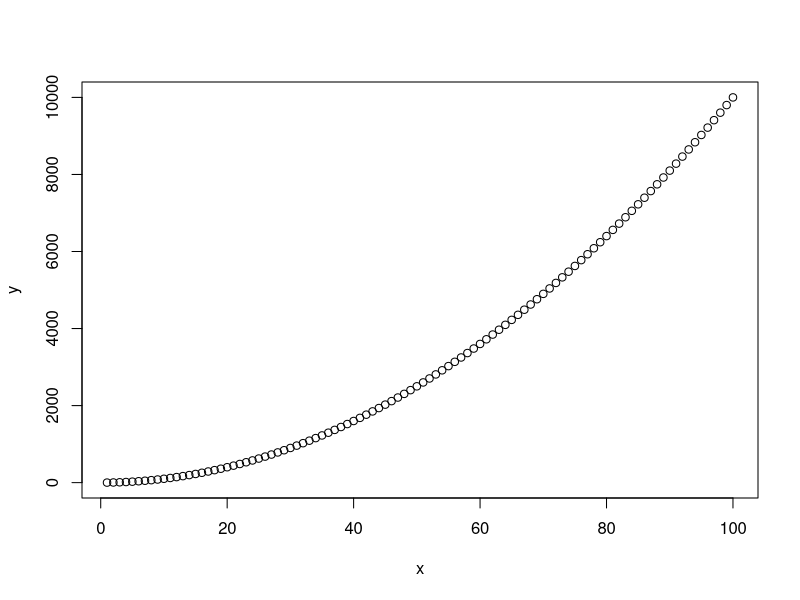
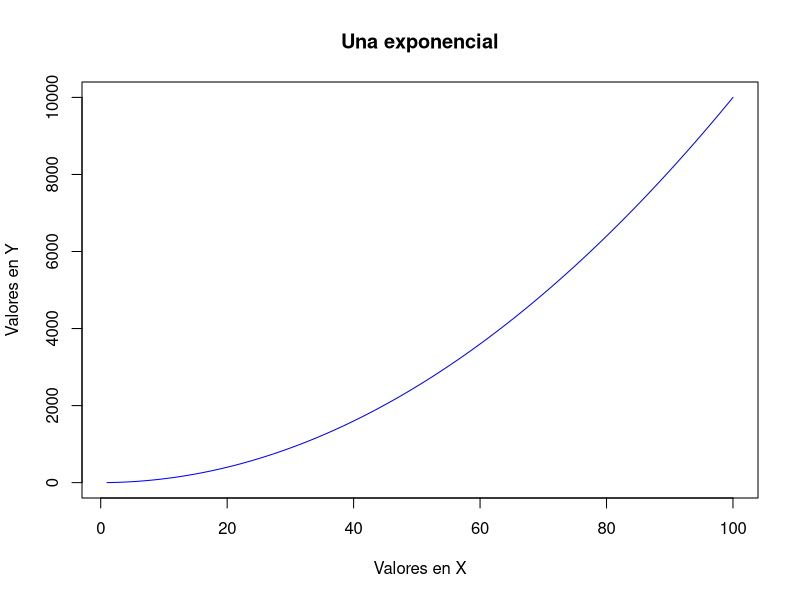
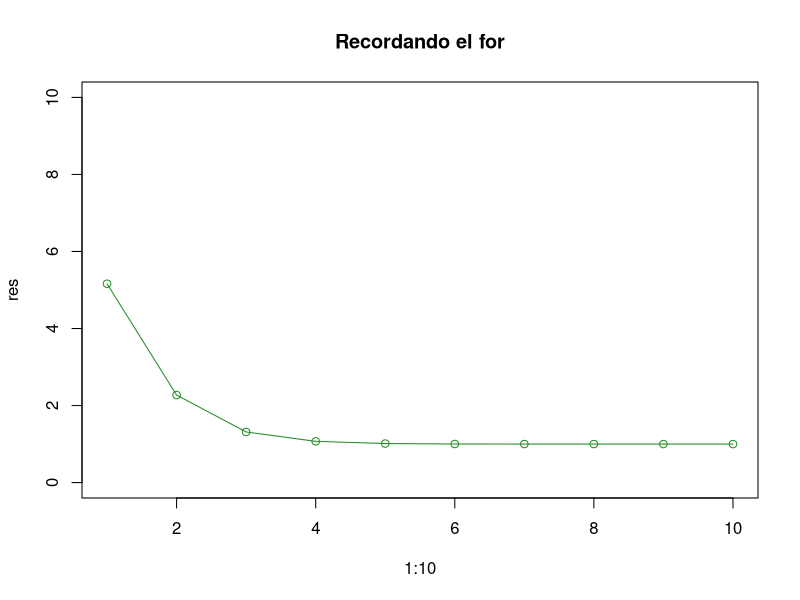
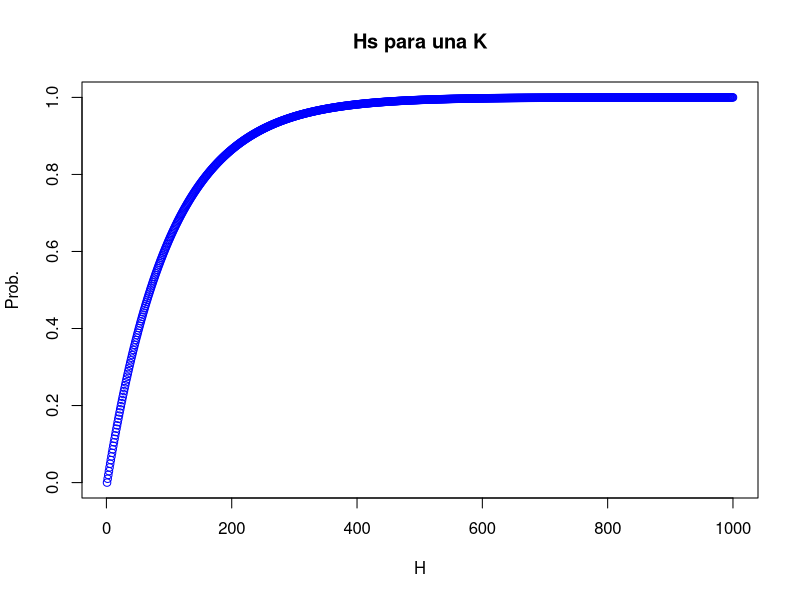
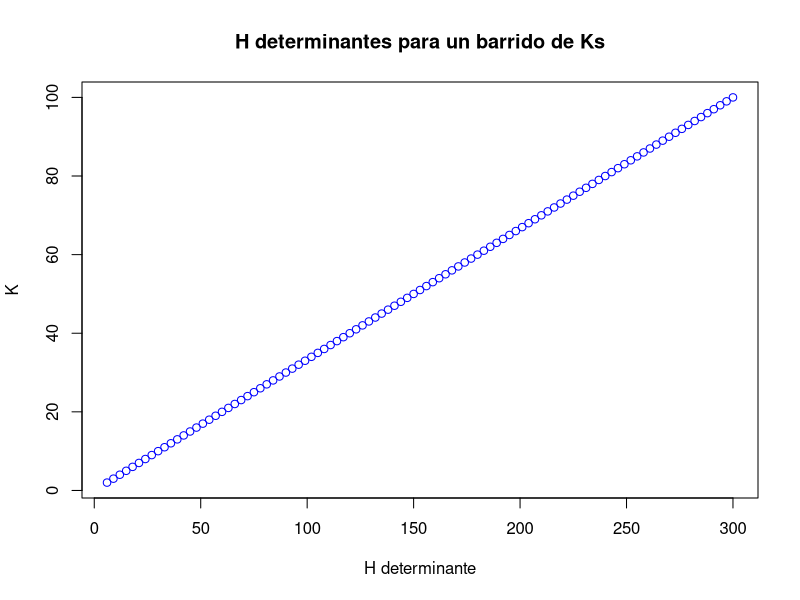

Reproduce these figures in R, in order.
###################################################
### chunk number 1: 
###################################################
options(width=40)


###################################################
### chunk number 2: 
###################################################
x <- 1:100
y <- (1:100)^2


###################################################
### chunk number 3:  eval=FALSE
###################################################
## plot(x, y)


###################################################
### chunk number 4: 
###################################################
plot(x, y)


###################################################
### chunk number 5:  eval=FALSE
###################################################
## plot(x, y, main="Una exponencial", ylab="Valores en Y", xlab="Valores en X", col="blue", type="l")


###################################################
### chunk number 6: 
###################################################
plot(x, y, main="Una exponencial", ylab="Valores en Y", xlab="Valores en X", col="blue", type="l")


###################################################
### chunk number 7: 
###################################################
res <- NULL
for (i in 1:10) {
	if (i == 1) {
		res <- c(res, runif(1, 0, 10))
	} else {
		res <- c(res, res[i-1] ^ (1/i))
	}
}


###################################################
### chunk number 8:  eval=FALSE
###################################################
## plot (1:10, res, main="Recordando el for", type="o", ylim=c(0,10), col="forestgreen")


###################################################
### chunk number 9: 
###################################################
plot (1:10, res, main="Recordando el for", type="o", ylim=c(0,10), col="forestgreen")


###################################################
### chunk number 10: 
###################################################
res.k <- NULL
for (k in 2:100) {
	res.h <- NULL
	for (h in 1:1000) {
		no.salir <- NULL
		for (i in 1:k) { no.salir <- c(no.salir, (1- 1/k) ^ h)}
		res.h <- c(res.h, 1- ( sum(no.salir) / (k-1) ) )
	}
	res.k <- c(res.k, which(res.h >= 0.95)[1])
}
head(res.k)


###################################################
### chunk number 11:  eval=FALSE
###################################################
## plot(res.h, lty=2, xlab="H", ylab="Prob.", main="Hs para una K", col="blue") #prob de que salgan todos al menos 1 vez
## plot(res.k, 2:100, xlab="H determinante", ylab="K", main="H determinantes para un barrido de Ks", col="blue")


###################################################
### chunk number 12: 
###################################################
plot(res.h, lty=2, xlab="H", ylab="Prob.", main="Hs para una K", col="blue") #prob de que salgan todos al menos 1 vez


###################################################
### chunk number 13: 
###################################################
plot(res.k, 2:100, xlab="H determinante", ylab="K", main="H determinantes para un barrido de Ks", col="blue")


